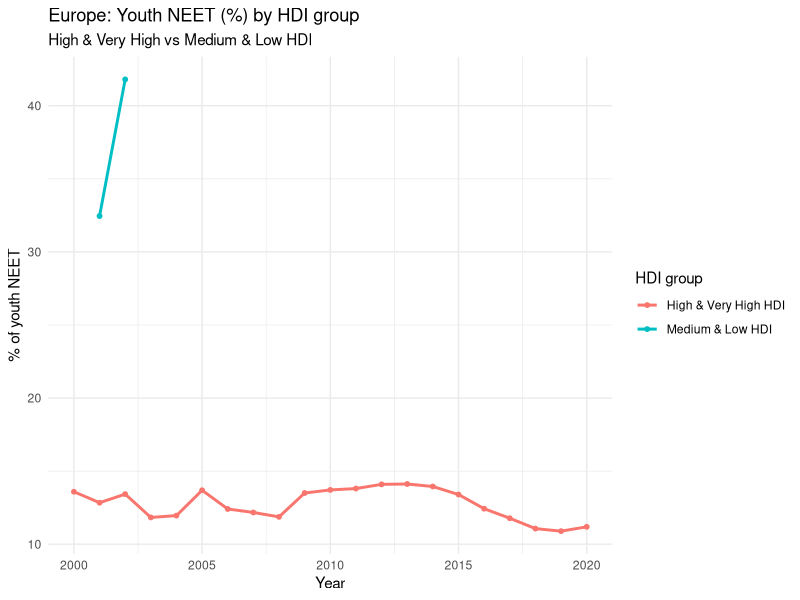

Write the R code that produced this figure.
library(readr)
library(dplyr)
library(ggplot2)

#Load merged dataset containing NEET rates, HDI values, and continent labels
df <- read_csv("youth_continents_hdi_2000_2020.csv")

df <- df %>%
#Create HDI tiers and broader HDI groups for comparing NEET outcomes
  mutate(
    HDI_tier = case_when(
      HDI >= 0.800                    ~ "Very High",
      HDI >= 0.700 & HDI < 0.800      ~ "High",
      HDI >= 0.550 & HDI < 0.700      ~ "Medium",
      HDI < 0.550                     ~ "Low",
      TRUE                            ~ NA_character_
    ),
    HDI_group2 = case_when(
      HDI_tier %in% c("Very High", "High")   ~ "High & Very High HDI",
      HDI_tier %in% c("Medium", "Low")       ~ "Medium & Low HDI",
      TRUE                                   ~ NA_character_
    )
  ) %>%
  filter(!is.na(HDI_group2))  #remove rows without valid HDI grouping

#Compute annual average NEET for Europe by HDI group
europe <- df %>%
  filter(Continent == "Europe") %>%
  group_by(Year, HDI_group2) %>%
  summarise(
    mean_neet = mean(share_neet, na.rm = TRUE),
    .groups = "drop"
  )
#Plot NEET trends over time for European HDI groups
ggplot(europe, aes(x = Year, y = mean_neet, colour = HDI_group2)) +
  geom_line(linewidth = 1) +
  geom_point(size = 1.3) +
  labs(
    title = "Europe: Youth NEET (%) by HDI group",
    subtitle = "High & Very High vs Medium & Low HDI",
    x = "Year",
    y = "% of youth NEET",
    colour = "HDI group"
  ) +
  theme_minimal()
